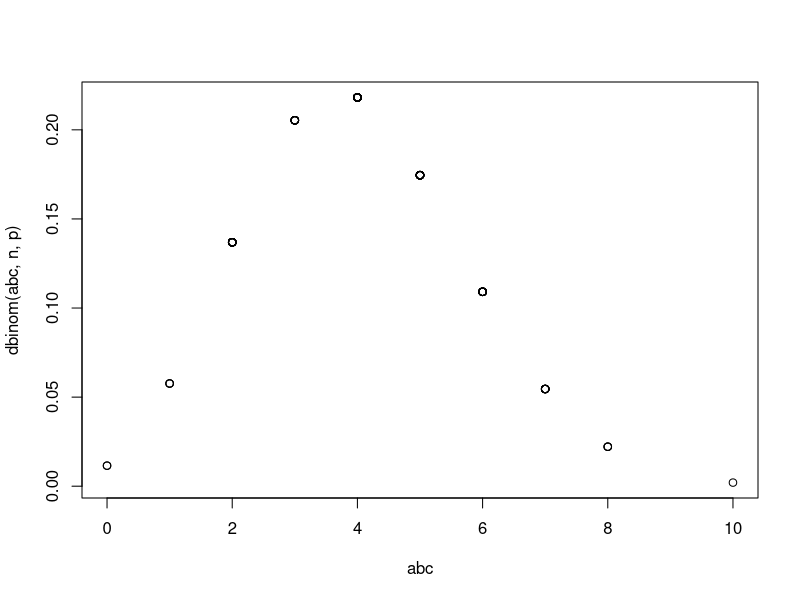
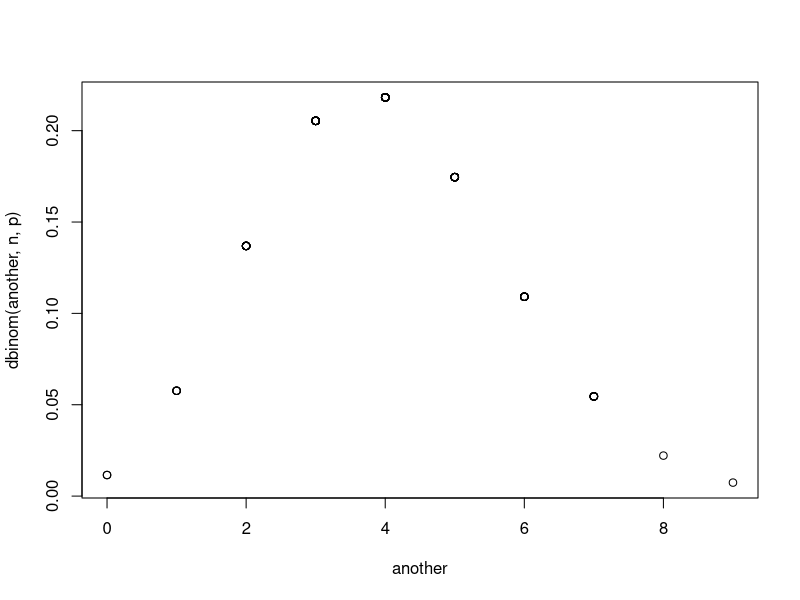
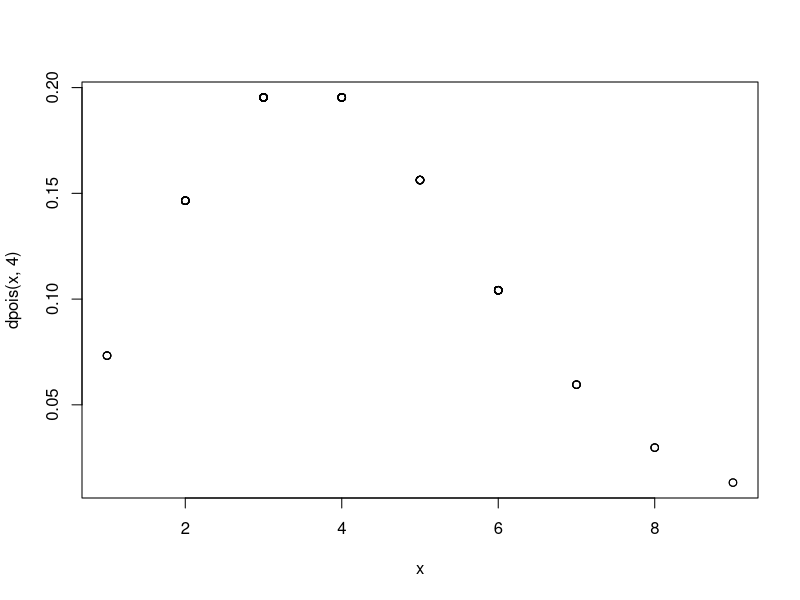

R code for these plots, in order:
#Probability distributions in R

#R has 4 simple functions for each distribution that help us tackle probability distributions
  #rdistr, ddistr, pdistr and qdistr (eg. rnorm, dnorm, pnorm etc)
  #rdistr helps us generate random numbers from a distribution
  #ddistr helps us calculate probability
  #pdistr helps us calculate CUMULATIVE probability
  #qdistr helps us generate quantiles
#binomial distribution
#parameters = n,p
  #let's generate 100 random numbers from binomial dist with n=20, p=0.2
n = 20
p = 0.2
abc = rbinom(100,n,p)
print(abc) #completely random
  #probability of getting 5 successes in such a distribution
p_5 = dbinom(5,n,p) #dbinom(number of successes== ,n,p)
p_5  
  #what is the prob of getting less than 6 successes?
    #means now we want the cumulative distribution function
cp_6 = pbinom(6,n,p)
cp_6

  #to check if distribution is working fine
fi = pbinom(20,n,p)
fi
  #quartiles
first_q = qbinom(0.25, n,p)
first_q
second_q = qbinom(0.5,n,p) #median
second_q
third_q = qbinom(0.75,n,p)
third_q
all_val = qbinom(c(0,0.25,0.5,0.75,1),n,p)
all_val
  #to get mode
mean = mean(abc) #thoeretically, it is 4 (20*0.2)
vari = var(abc) #theoretically, it is 3.2 (20*0.2*0.8)
dens = dbinom(0:20,n,p)
df = data.frame(successes = 0:20, dens)
df
#let's check the shape of the plot constructed
plot(abc, dbinom(abc,n,p))

another = rbinom(abc,n,p)
plot(another, dbinom(another, n,p))

#Example to solve
#1 #A box has 20 balls with numbers 1 to 20 on it.
#We pick a ball randomly out of it. What is the prob that:
  #i) number is even
  #ii) number is greater than 18

  #sol 1: values such as 2,4,6,8,10,12,14,16,18,20 i.e 10 of 20
  dbinom(1,1,10/20)
  #sol 2: values 19,20  i.e 2/20
  dbinom(1,1,2/20)  

#2 #n=5, p[x=1]=0.4096, p[x=2]=0.2048. Find p
  allProb = seq(0,1,by=0.01) #all possible values of p are between 0 to 1
  prob1 = sapply(allProb,function(allProb){dbinom(1,5,allProb)})
  mySolDf = data.frame(allProb, round(prob1,4))  
  library(dplyr)
  ans = mySolDf %>% filter(round.prob1..4.==0.4096)
  ans    

#POISSON Distribution: only 1 parameter, which is called lambda
  #rpois, qpois, dpois, ppois
  x = rpois(100,4) #random number generation
  mean(x)
  sd(x)
  var(x)  
  dpois(3,4)  #prob x==3
  ppois(3,4)  #cum prob, x<=3
  dpois(4,4)
  plot(x, dpois(x,4))    
  max(dpois(c(0:20),4))  #maximum probability
  
  #example
  #p(x>=2) and p(x<5): values of concern: 2,3,4
  sum(dpois(c(2:4),4))
  
  #example x~Poi with 'l' such that probability of having 0 and 1 event is the same. Find l.
  alPoss = sapply(p<-seq(1:20), function(p){dpois(c(0,1),p)})
  #we find that p=1 is the solution
  
  
#some more functions for discrete distributions that could be studied are:
  #rgeom(x, parameter)
  #dgeom(x, parameter)
  #pgeom(x, parameter)
  #qgeom(x, parameter)
  #rnbinom(x, k, p)
  #dnbinom(x, k, p)
  #pnbinom(x, k, p)
  #qnbinom(x, k, p)
  #rhyper(x, k, N-k, n)
  #dhyper(x, k, N-k, n)
  #phyper(x, k, N-k, n)
  #qhyper(x, k, N-k, n)
  #runif(x,min,max)
  #dunif(x,min,max)
  #punif(x,min,max)
  #qunif(x,min,max)
  
#Normal distribution: parameters mean, sd
  rnorm(100,0,1)
  a = rnorm(1000)  
  mean(a)  
  sd(a)  
  var(a)  
  
  #example: X~N with mean 14 and variance 20
  #p(x<14)
  pnorm(14,14,sqrt(20))
  pnorm(scale(14,14, sqrt(20)))  #scaling values.
    #scale function: number you want to scale, mean of the observations, standard deviation of the observations